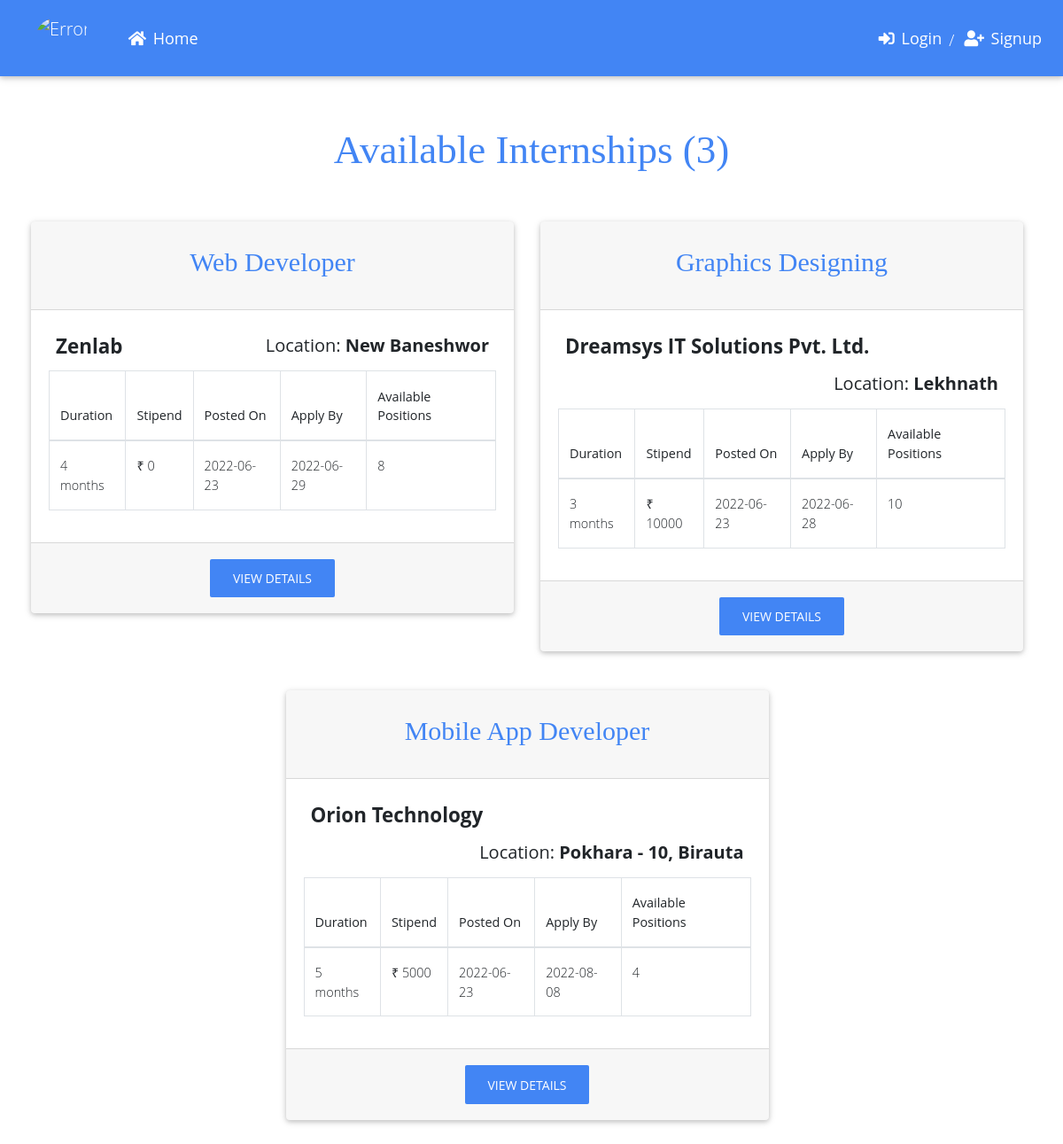
The page / on the database its author committed.
### tables this page shows
CREATE TABLE `internships` (
  `id` int(11) NOT NULL,
  `emp_id` int(11) NOT NULL,
  `category` text NOT NULL,
  `postedOn` date NOT NULL DEFAULT current_timestamp(),
  `applyBy` date NOT NULL DEFAULT current_timestamp(),
  `nameOfCompany` text NOT NULL DEFAULT 'Not Mentioned',
  `aboutCompany` text NOT NULL DEFAULT 'Not Mentioned',
  `aboutInternship` text NOT NULL DEFAULT 'Not Mentioned',
  `location` text NOT NULL DEFAULT 'Not Mentioned',
  `perks` text NOT NULL,
  `duration` int(100) NOT NULL,
  `stipend` varchar(100) NOT NULL DEFAULT 'Not Mentioned',
  `positions` int(11) NOT NULL,
  `whoCanApply` text NOT NULL,
  `featured` tinyint(4) NOT NULL DEFAULT 0,
  `deleted` tinyint(4) NOT NULL DEFAULT 0,
  `interview_date` date DEFAULT NULL,
  `url` varchar(200) NOT NULL
);

### index.php (the view, shortened to what this page needs)
<?php
  require_once 'includes/header.php';
?>
<?php
  $currentdate =date('Y-m-d');
  $sql = "SELECT * FROM internships WHERE applyBy < '$currentdate'";
  $internships = $db->query($sql);
  $internships = $internships->fetch_all(MYSQLI_ASSOC);
  $index = sizeof($internships);
  $keys= 0;
?>
<body onload="">
  <h2 class="text-center pt-3 text-primary" id = "key" style="margin:30px; font-size:45px; margin-top:40px; font-weight:bolder;"></h2>
  <div style="margin-left:20px ;">
  <div class="container-fluid row">
    <?php foreach($internships as $internship):
    $keys++
      ?>
    <div class="col-md-6 <?php if($index==$keys){echo 'mx-auto col-md-6';}?>" style="margin-bottom: 20px;;">
      <div class="card mt-4">
        <div class="card-header" style="height: 100px;">
          <h3 class="p-2 text-center card-title text-primary pt-3" style="font-size: 30px;"><?=$internship['category'];?></h3>
        </div>
        <div class="card-body">
          <h4 class="p-2 h4-responsive float-left m-0"><b><?=$internship['nameOfCompany'];?></b></h4>
          <h5 class="p-2 h5-responsive float-right">Location: <b><?=$internship['location'];?></b></h5>
          <table class="table table-bordered">
            <thead>
              <th>Duration</th>
              <th>Stipend</th>
              <th>Posted On</th>
              <th>Apply By</th>
              <th>Available Positions</th>
            </thead>
            <tbody>
              <tr>
                <td><?=$internship['duration'];?> months</td>
                <td>&#8377; <?=$internship['stipend'];?></td>
                <td><?=$internship['postedOn'];?></td>
                <td><?=$internship['applyBy'];?></td>
                <td><?=$internship['positions'];?></td>
              </tr>
            </tbody>
          </table>
        </div>
        <div class="card-footer text-center">
          <a href="internship.php?internship=<?=$internship['id'];?>" class="btn btn-md btn-primary waves-effect z-depth-0 text-center" style="font-size: 14px;">View Details</a>
        </div>
      </div>
    </div>
    <?php  endforeach?>
  </div>
  <br>
  </div>
      </body>
<?php require_once 'includes/footer.php'; ?>

### includes/header.php (style rules this page uses)
body { font-family: 'Playfair Display', serif; font-family: 'Playfair Display', serif; font-family: 'Open Sans', sans-serif; }
h3, h2 { font-family: 'Open Sans', sans-serif; font-family: 'Playfair Display', serif; }

### rows shown on the page
internships: category "Web Developer", nameOfCompany "Zenlab", location "New Baneshwor", duration "4", stipend "0", postedOn "2022-06-23", applyBy "2022-06-29", positions "8"
internships: category "Graphics Designing", nameOfCompany "Dreamsys IT Solutions Pvt. Ltd.", location "Lekhnath", duration "3", stipend "10000", postedOn "2022-06-23", applyBy "2022-06-28", positions "10"
internships: category "Mobile App Developer", nameOfCompany "Orion Technology", location "Pokhara - 10, Birauta", duration "5", stipend "5000", postedOn "2022-06-23", applyBy "2022-08-08", positions "4"
